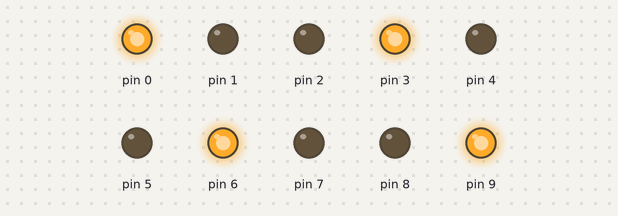
This sketch was run on a simulated Arduino Uno, built with avr-gcc and run on an emulated ATmega328P. Parts: output pins drawn as LEDs (lit = HIGH).

Above: at 0.5 s.
At 2.5 s:
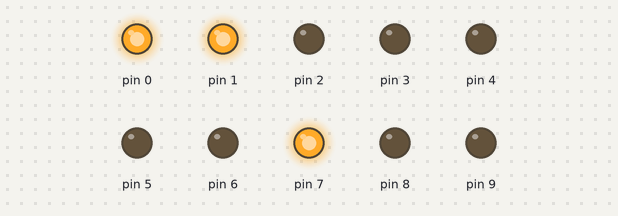
At 4.5 s:
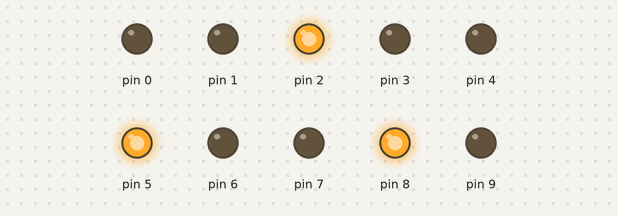
At 5.5 s:
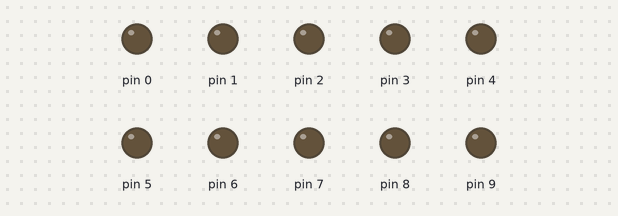
Timing chart, 0 to 7.8 s (numbered marks = the images above):
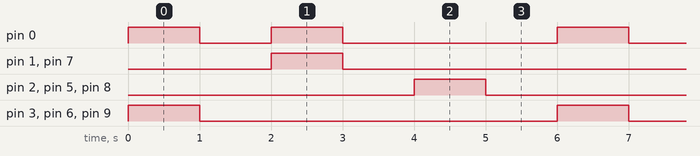

The sketch:

Allumage_1_sur_3.ino
```cpp
int i; //initialise le compteur. i represente le numero d'une broche
void setup()
{
  //Boucle d'initialisation des modes et mise à 0V
  for (int i = 0; i < 10; i++) // i va nous servir à parcourir les broches à alimenter
  {
    pinMode(i,OUTPUT);
  }
}

void loop(){

    digitalWrite(0, HIGH);
    digitalWrite(3, HIGH);
    digitalWrite(6, HIGH);
    digitalWrite(9, HIGH);
   // digitalWrite(8, HIGH);
    delay(1000);
    digitalWrite(0, LOW);
    digitalWrite(3, LOW);
    digitalWrite(6, LOW);
    digitalWrite(9, LOW);
  //  digitalWrite(8, LOW);
    delay(1000);

    digitalWrite(1, HIGH);
    digitalWrite(10, HIGH);
    digitalWrite(7, HIGH);
    digitalWrite(0, HIGH);
  //  digitalWrite(9, HIGH);
    delay(1000);
    digitalWrite(1, LOW);
    digitalWrite(10, LOW);
    digitalWrite(7, LOW);
    digitalWrite(0, LOW);
  //  digitalWrite(9, LOW);
    delay(1000);

    digitalWrite(2, HIGH);
    digitalWrite(5, HIGH);
    digitalWrite(8, HIGH);
  //  digitalWrite(9, HIGH);
    delay(1000);
    digitalWrite(2, LOW);
    digitalWrite(5, LOW);
    digitalWrite(8, LOW);
  //  digitalWrite(9, LOW);
    delay(1000);
}
```

Measured:
- by itself, pin 0: repeats every 6.0 s: LOW 1.0 s, HIGH 1.0 s, LOW 3.0 s, HIGH 1.0 s
- by itself, pin 1–3, pin 5–9: alternates HIGH for 1.0 s and LOW for 5.0 s
- by itself, everything shown: repeats every 6.0 s, in 6 steps
